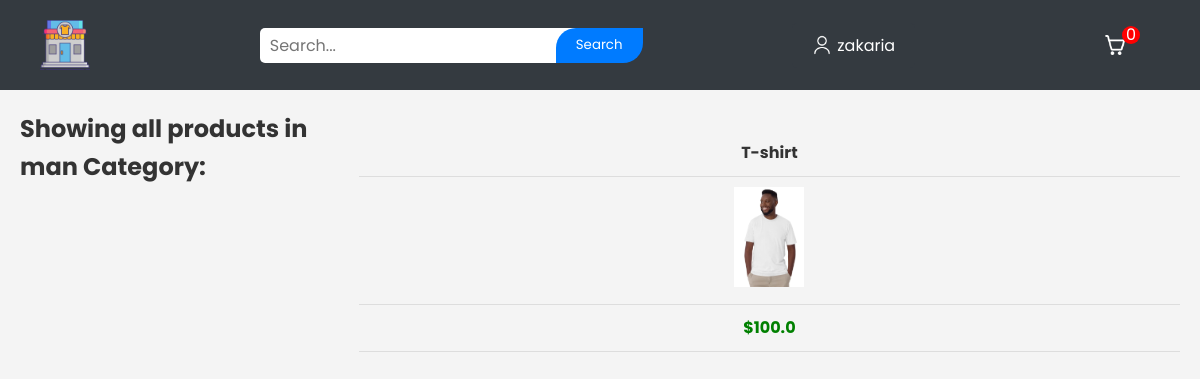
Page /displayCategory?categoryId=1 (signed in) on the committed database.
### tables this page shows
CREATE TABLE users 
		(userId INTEGER PRIMARY KEY, 
		password TEXT,
		email TEXT,
		firstName TEXT,
		lastName TEXT,
		address1 TEXT
		);

CREATE TABLE products
		(productId INTEGER PRIMARY KEY,
		name TEXT,
		price REAL,
		description TEXT,
		image TEXT,
		stock INTEGER,
		categoryId INTEGER,
		FOREIGN KEY(categoryId) REFERENCES categories(categoryId)
		);

CREATE TABLE categories
		(categoryId INTEGER PRIMARY KEY,
		name TEXT
		);

### main.py (the view)
    @app.route("/displayCategory")
    def displayCategory():
        loggedIn, firstName, noOfItems= getLoginDetails()
        categoryId= request.args.get("categoryId")
        with sqlite3.connect('database.db') as conn:
            cur= conn.cursor()
            cur.execute("SELECT products.productId, products.name, products.price, products.image, categories.name FROM products, categories WHERE products.categoryId= categories.categoryId AND categories.categoryId= ?", (categoryId, ))
            data= cur.fetchall()
        try:
            conn.close()
            categoryName= data[0][4]
            data= parse(data)
            return render_template('displayCategory.html', custom_css= "home", pagetitle= "Home | Category", data=data, loggedIn=loggedIn, firstName=firstName, noOfItems=noOfItems, categoryName=categoryName)
        except:
            return render_template('displayCategory.html', custom_css= "home", pagetitle= "Home | Category")

### templates/displayCategory.html
{% extends 'base.html' %}
{% block content %}
<div class="display">
	{% if data %}
	{% for itemData in data %}
	<h2>Showing all products in {{categoryName}} Category:</h2>
	<table>
		<tr id="productName">
			{% for row in itemData %}
			<td>
				{{row[1]}}
			</td>
			{% endfor %}
		</tr>
		<tr id="productImage">
			{% for row in itemData %}
			<td>
				<a href="/productDescription?productId={{row[0]}}">
					<img src={{ url_for('static', filename='uploads/' + row[3]) }} id="itemImage" />
				</a>
			</td>
			{% endfor %}
		</tr>
		<tr id="productPrice">
			{% for row in itemData %}
			<td>
				${{row[2]}}
			</td>
			{% endfor %}
		</tr>
	</table>
	{% endfor %}
	{% else %}
	<h2>There is no Items yet in this Category</h2>
	{% endif %}
</div>
{% endblock %}

### templates/base.html (shortened to what this page needs)
<!DOCTYPE HTML>
<html lang="en">
<head>
    <link rel="stylesheet" href="{{ url_for('static', filename='css/topStyle.css') }}" />
    <link rel="stylesheet" href="{{ url_for('static', filename='css/' + custom_css + '.css') }}" />
</head>
<body>
    <div id="top-title">
        <a href="/">
            <img id="top-logo" src="{{ url_for('static', filename='images/logo.png') }}" />
        </a>
        <form class="top-form">
            <input id="top-searchBox" type="text" name="searchQuery" placeholder="Search...">
            <input id="top-searchButton" type="submit" value="Search">
        </form>
        {% if not loggedIn %}
        <div id="top-signInButton">
            <a class="top-link" href="/loginForm">Sign In</a>
        </div>
        {% else %}
        <div class="top-dropdown">
            <button class="top-dropbtn">
                <img src="{{ url_for('static', filename='images/utilisateur.png')}}" alt="">
                <span>
                    {{firstName}}
                </span>
            </button>
        </div>
        {% endif %}
        <div id="top-kart">
            <a class="top-link" href="/cart">
                <img src="{{ url_for('static', filename='images/shoppingCart.png') }}" id="top-cartIcon" />
                <div class="top-puiss">
					<span>{{ noOfItems }}</span>
                </div>
            </a>
        </div>
    </div>
    {% block content %} {% endblock %}
</body>
</html>

### static/css/topStyle.css (style rules this page uses)
* { margin: 0; padding: 0; box-sizing: border-box; font-family: 'Poppins', sans-serif; }
body { background-color: #f4f4f4; color: #333; font-size: 16px; line-height: 1.6; }
.top-form { display: flex; align-items: center; }
.top-link { color: white; text-decoration: none; padding: 10px 20px; border-radius: 4px; transition: background-color 0.3s ease; }
.top-puiss { display: flex; justify-content: center; align-items: center; height: 18px; width: 18px; background-color: red; border-radius: 50%; margin-top: -20px; margin-left: -13px; }
#top-logo { height: 50px; width: auto; margin: 10px 20px; float: left; }
#top-title { background-color: #343a40; color: white; display: flex; align-items: center; justify-content: space-between; padding: 10px 20px; position: sticky; top: 0; z-index: 1000; }
#top-title a { color: white; text-decoration: none; }
#top-searchBox { height: 35px; width: 90%; padding: 5px 10px; border: none; border-radius: 5px; font-size: 1em; margin-right: 10px; outline: none; }
#top-searchButton { height: 35px; padding: 5px 20px; margin-left: -50px; background-color: #007bff; color: white; border: none; border-radius: 20px 0px; cursor: pointer; transition: background-color 0.3s ease; }
.top-dropdown { position: relative; display: inline-block; }
.top-dropbtn { display: flex; justify-content: center; align-items: center; gap: 5px; background-color: #343a40; color: white; padding: 10px 20px; font-size: 1em; border: none; cursor: pointer; border-radius: 5px; transition: background-color 0.3s ease; }
.top-dropbtn img { height: 20px; width: 20px; }
#top-kart { color: white; margin: 0 20px; display: flex; align-items: center; }
#top-kart a { display: flex; align-items: center; text-decoration: none; color: white; }
#top-cartIcon { height: 20px; width: 20px; margin-right: 10px; }

### static/css/home.css (style rules this page uses)
.display { display: flex; margin: 20px; }
table { width: 100%; border-collapse: collapse; margin: 20px 0; }
table tr { border-bottom: 1px solid #ddd; }
table td { padding: 10px; text-align: center; }
#itemImage { height: 100px; width: auto; }
#productName { font-weight: bold; }
#productPrice { color: green; font-weight: bold; }

### rows in the picture
users: firstName "zakaria"
products: name "T-shirt", image (picture), price "100.0"
categories: name "man"

### other values in the picture
{{ noOfItems }} "0"
